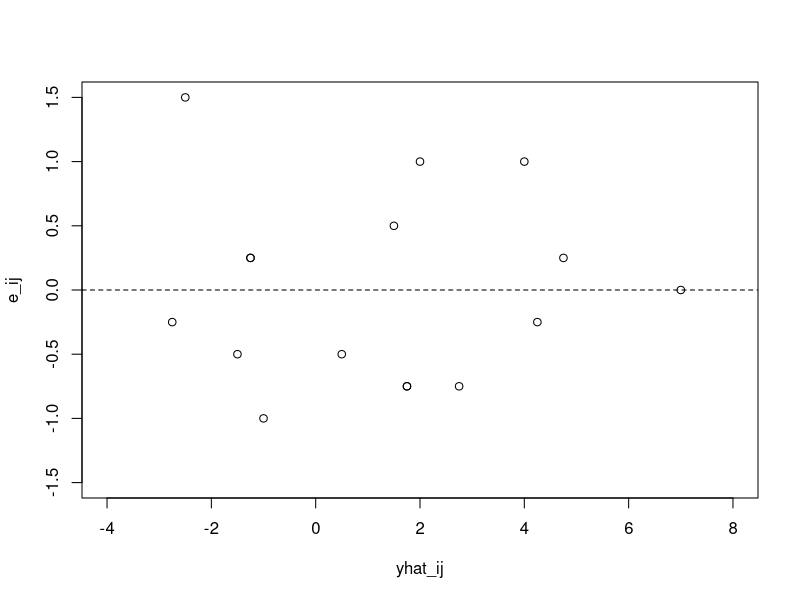
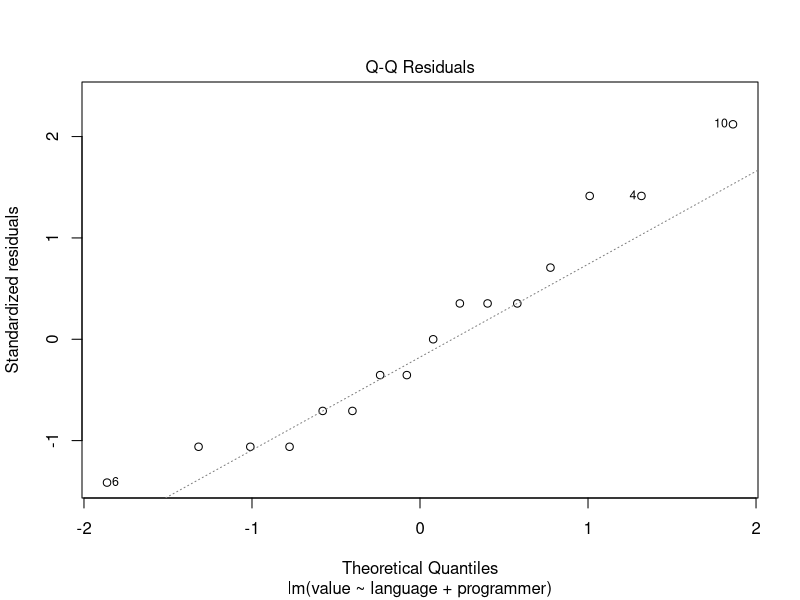
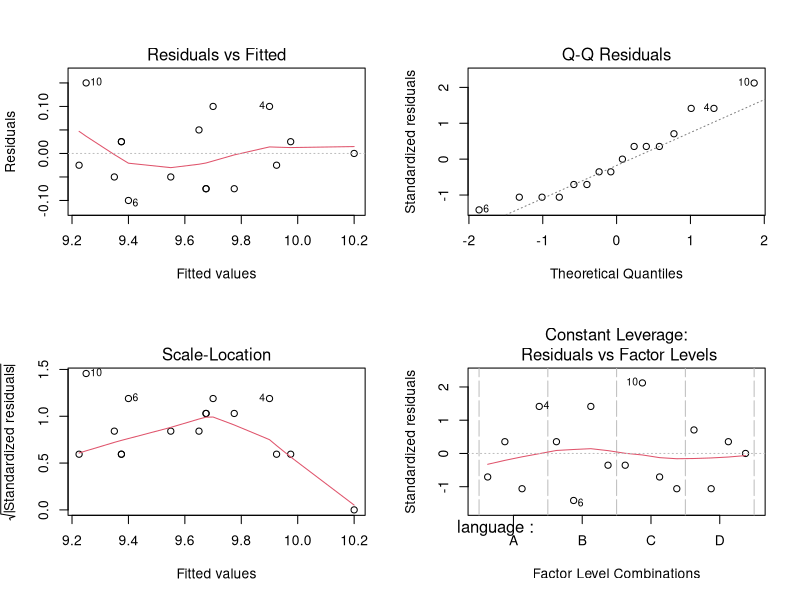
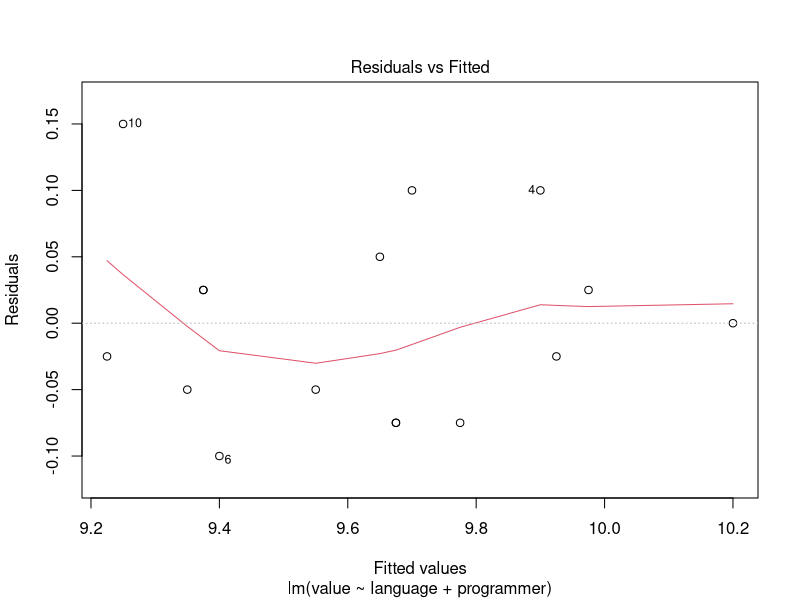
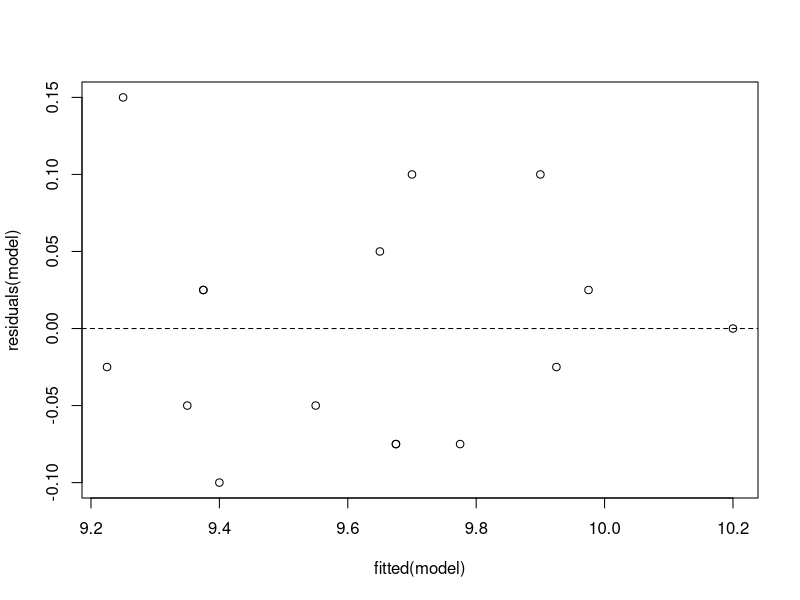
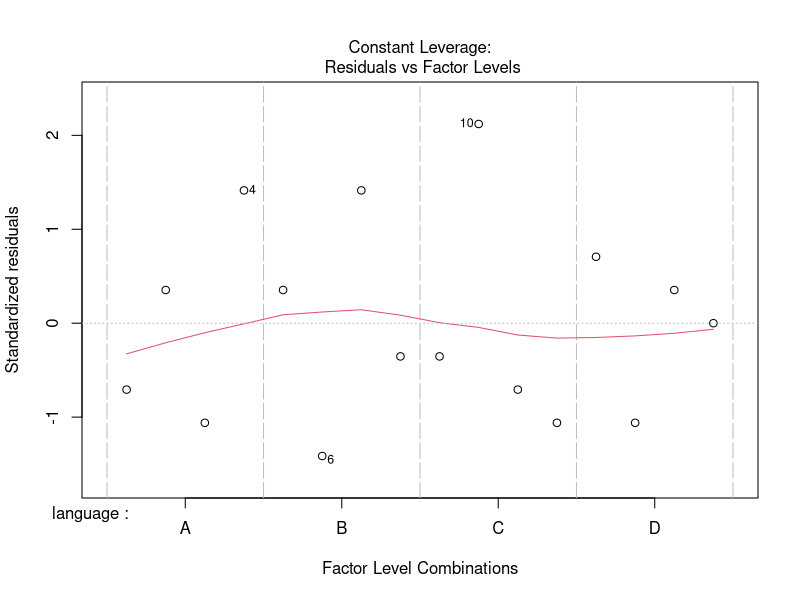
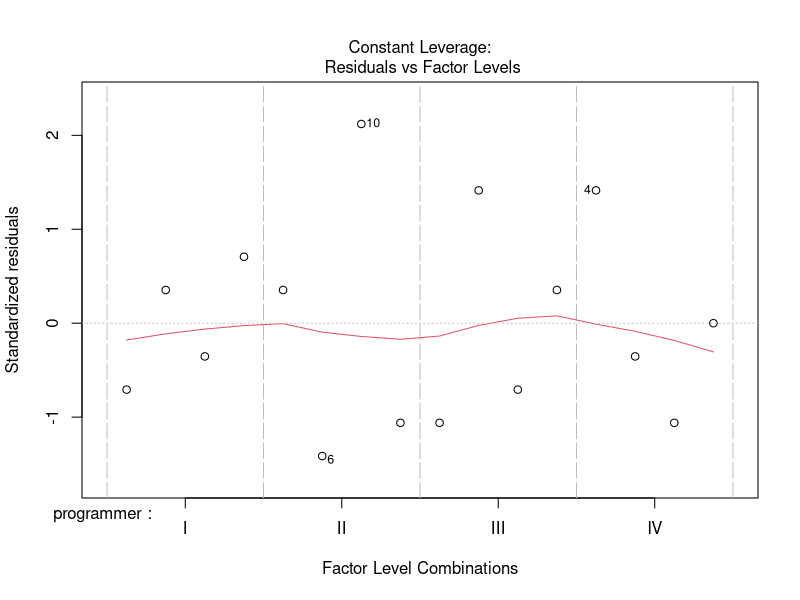
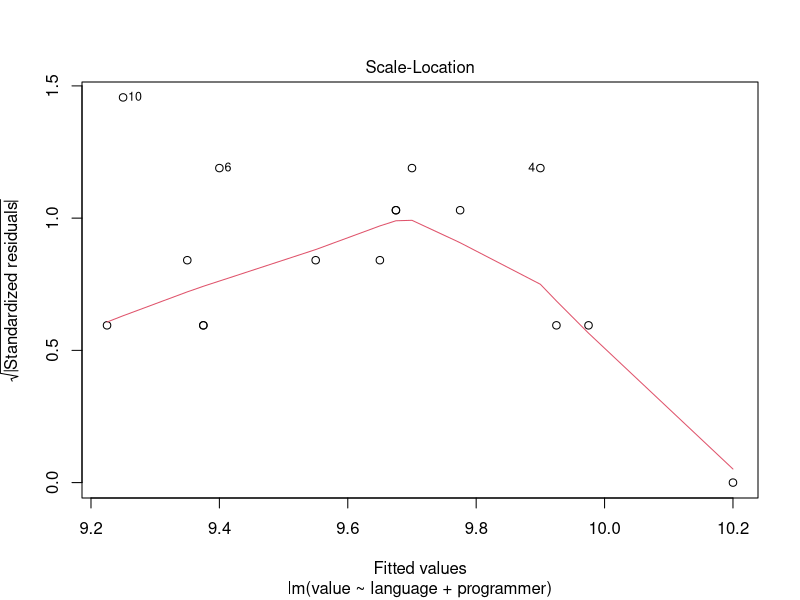

Here is the R script that generated these plots, in order: (Note: this script raises an error after producing the figures.)
###################
#### CHAPTER 9 ####
###################

###########
### 9.1 ###
###########
# Table 9.1. Data taken for the example of a design with one blocking variable

## In R, data must be in "long" format (Table 9.1 in the text is in "wide" format).
# There are 2 different factors in this data, the language used (the primary factor
# of interest) and the programmer (the blocking factor).
(languages <- data.frame(value = c(9.3, 9.4, 9.6, 10.0, 9.4, 9.3, 9.8, 9.9, 9.2, 9.4, 9.5, 9.7, 9.7, 9.6, 10.0, 10.2),
                        language = rep(c("A", "B", "C", "D"), each = 4),
                        programmer = rep(c("I", "II", "III", "IV"), times = 4)))

###########
### 9.2 ###
###########

################################################
## 9.2.1 Identification of Mathematical Model ##
################################################

## The following is how to set up a linear model in R, using the lm() function.
# Read as "value is a function of the language and the programmer".
# The tilde denotes "is a function of". The model statement refers the column names
# of the 'languages' data frame, therefore the dataframe must be specified using
# data = dataframename arguement.
model <- lm(value ~ language + programmer, data = languages)

## Calling just the model doesn't give a whole lot of information:
model

## Using the function summary() to get more information:
summary(model)

## Because the functions in R do the math for you, the calculations
# in table 9.2 are unecessary, but the following code shows you how
# to calculate those values:

languages$effect <- (languages$value - 9.5)*10
languages

## block means (programmer)
(blockmeans <- with(languages, tapply(effect, programmer, mean)))

## alternative means (language used)
(alternativemeans <- with(languages, tapply(effect, language, mean)))

## overall mean (y bar)
(y_bar <- mean(languages$effect))

## block effect (programmer)
(blockeffect <- blockmeans - y_bar)

## alternative effect (language)
(alteffect <- alternativemeans - y_bar)

############################
## 9.2.2 Model Validation ##
############################

###################################################
# 9.2.2.1 Testing for the Absence of Interactions #
###################################################

## The values of table 9.3 can be calculated by setting up a model of the effect
# in the following way:
effectmodel <- lm(effect ~ language + programmer, data = languages)

## Table 9.3: Experimental Residuals
(exp_resid <- data.frame(y_ij = languages$effect, yhat_ij = fitted.values(effectmodel), e_ij = round(residuals(effectmodel), 2)))

## Figure 9.1: Distribution of residuals against estimated values for our example
plot(e_ij ~ yhat_ij,
     data = exp_resid,
     xlim = c(-4, 8),
     ylim = c(-1.5, 1.5))
abline(h = 0, lty = 2)
# * note that this plot looks slightly different from the one shown in the book
#   because the book authors staggered repeat error values (a plotting term called
#   'jittering', where a random small number is added), whereas R plots over
#   the repeat values. Notice how there are 16 point in the book plot and 14 in
#   this R plot. But the point remains, there is no trend in the effect residuals.

##########################################
# 9.2.2.2 Testing for Residual Normality #
##########################################

## R can plot the normal probability graph discussed in the book (called normal Q-Q in R):
plot(model, which = 2)

## The 'which' arguement above specifies which of 4 different model validation plots
# I would like to see. To see all of them use:
par(mfrow = c(2,2))
plot(model)
par(mfrow = c(1,1))
# * note: using par(mfrow = c(2,2)) allows me to put all plots on the same sheet.
#   I then change it back to the default.

##############################################
# 9.2.2.3 Testing for Independence of Errors #
##############################################

## Figure 9.1 represents the residuals against the estimated values, but the more
# typical way of testing of independence in errors for any model is to plot the residuals
# versus fitted for the model of interest instread of the effects model in Figure 9.1.

## The best way is to use the default plot given by the model object:
plot(model, which = 1)

## The following code tells you how to extract the residuals and fitted values of
# any model and to make the residuals v. fitted plot from these values instead:

## The residuals of the model are part of the model object.
# They can easily be found by using the residuals() function.
residuals(model)

## The fitted values are found by using the fitted() function:
fitted(model)

## Then plotting residuals as a function of fitted values:
plot(residuals(model) ~ fitted(model))
abline(h = 0, lty = 2)

###################################################
# 9.2.2.4 Testing for Constant Variance of Errors #
###################################################

## When the model's predictors is one or more factors, the 5th plot shows the
# residuals vs. factor levels, shown below.

## When the model is a function of another numerical predictor this plot shows the
# residuals v. leverage. It can be a good indicator of outliers.

## Figure 9.3(a)
plot(model, which = 5)

## Figure 9.3(b)
# Since this model has two factors as a predictor, the one shown in this graph is the
# first one listed in the model. To see plot Figure 9.3(b), make a new model with
# 'programmer' first in the model statement:
m3 <- lm(value ~ programmer + language, data = languages)
plot(m3, which = 5)

## In R, the third plot of the model shows the scale-location plot, also known as
# spread-location. This plot helps you check the assumption of equal variance because
# it is showing if the residuals are spread equally along the range of predictors. You
# are looking for a horizontal line with equally spread points:
plot(model, which = 3)

#############################################################################
## 9.2.3 Factor-, Block-, and Error-Induced Variation in Response Variable ##
#############################################################################

## The analysis of variance table will show you the mean of the sum of squares(SST),
# sum of squares of the block effects (SSB), the sum of squares of the factor
# alternatives (SSA), the sum of squares of the error (SSE).
# **remember the book multiplied these numbers by 10
anova(model)

#######################################################################################
## 9.2.4 Calculation of the Statistical Significance of the Factor-Induced Variation ##
#######################################################################################

## Also looking at the anova table in R:
anova(model)

## In this table the the sum of squares for the factor alternatives, SSA (the 'languages'
# factor in this model) is in the Sum Sq column, languages row

## SSB, sum of squares for the block effects, the 'programmer' in this model, is the second
# row down in the Sum Sq column.

## SSE, sum of squared errors, or 'residuals', is the 3rd row of the Sum Sq column

## The mean sum of squares, or SST is the top row of the Mean Sq column

## The anova table in R also gives you the F-value (top row, F value column) and the
# p-value (top row, Pr(>F)) of this F-value in the correct F-distribution.

## The F-value and p-value for the block row, i.e. programmer, will be explained later


####################################################################
## 9.2.5 Recommendations on the Optimal Alternative of the Factor ##
####################################################################

## Extracting tvalues from languages B, C and D
tvalues <- summary(model)[["coefficients"]][, "t value"]

## Here I am releveling the language factor to extract the tvalue for
# language A. The intercept t-value is not the t-value for language A.
languages$language <- relevel(languages$language, ref = "B")
modelrelevel <- lm(value ~ language + programmer, data = languages)
tval_A <- summary(modelrelevel)[["coefficients"]][, "t value"][2]


## The following plot tells you similar information as Figure 9.5
# The point is that language D is different than the other languages because it is
# outside of the 95% confidence interval.
tDistPlot(df = 9, tvalue = round(c(tval_A, tvalues[2:4]), 2), alpha = 0.05, distWidth = 5)

###########
### 9.3 ###
###########

## The following code calculates organizes the data from the latin square into
# the 'long' format. I then create a linear model with this data and show the anova table
# with the same values of sum of squares and F-value as seen in the book.

## Note that there is an error in Table 9.7 in the book. The values for
# programmer 5, program 4, language C should be -3 and not -34.5

languages2 <- data.frame(programmers = as.factor(rep(1:5, each = 5)),
                         program = as.factor(rep(1:5, times = 5)),
                         language = c("A", "B", "C", "D", "E",
                                      "B", "C", "D", "E", "A",
                                      "C", "D", "E", "A", "B",
                                      "D", "E", "A", "B", "C",
                                      "E", "A", "B", "C", "D"),
                         value = c(-1, -8, -7, 1, -3,
                                   -5, -1, 13, 6, 5,
                                   -6, 5, 1, 1, -5,
                                   -1, 2, 2, -2, 4,
                                   -1, 11, -4, -3, 6))

model4 <- lm(value ~ language + program + programmers, data = languages2)
anova(model4)

###########
### 9.5 ###
###########

## For analysis of designs with more than two blocking variables in R, all you need to do
# is add that predictor variable to the table of data and add it into the model
# statement in the lm() function. For example:
# lm(value ~ factorAlternative + blocking1 + blocking2 + blocking3 + blocking4 + ..., data = dataTable)


###########
### 9.6 ###
###########

## In R, denote a missing value with NA. Do not put in 0 for missing data because
# remember that 0 is a meaningful value!

## Table 9.16 Incomplete randomised black design for the programming language experiment
languages3 <- data.frame(programmer = rep(c("I", "II", "III", "IV"), times = 4),
                         alternative = rep(c("A", "B", "C", "D"), each = 4),
                         value = c(-2, -1, -3, 2, -1, -2, -1, 1, 1, NA, 0, 5, 5, 4, 2, 7))

(yprime <- sum(languages3$value, na.rm = TRUE))

(yprimei <- with(languages3, tapply(value, alternative, sum, na.rm = TRUE)))
(yprimej <- with(languages3, tapply(value, programmer, sum, na.rm = TRUE)))

(x <- (4*yprimei[3] + 4*yprimej[2] - yprime)/((4-1)*(4-1)))

## Replace the NA value in the data frame with the estimated number
languages3[10,]$value <- x
languages3[10,]

## Run the model with this data and look at anova table. Remember that the data
# given in table 9.16 is incomplete, so the numbers and model are slightly
# different than the anova Table 9.17
model5 <- lm(value ~ programmer + alternative, data = languages3)
anova(model5)

###########
### 9.7 ###
###########

## Table 9.18 Balanced incomplete block design for the tools experiment
(tools <- data.frame(individual = rep(c("I", "II", "III", "IV"), each = 4),
                    tool = rep(c(1, 2, 3, 4), times = 4),
                    value = c(73, NA, 73, 75,
                              74, 75, 75, NA,
                              NA, 67, 68, 72,
                              71, 72, NA, 75)))
## Cannot use the previous methods of making a model and looking at the anva table
# for incomplete block designs. See below. Must perform the calculations in Table 9.19/
model6 <- lm(value ~ tool + individual, data = tools)
anova(model6)


